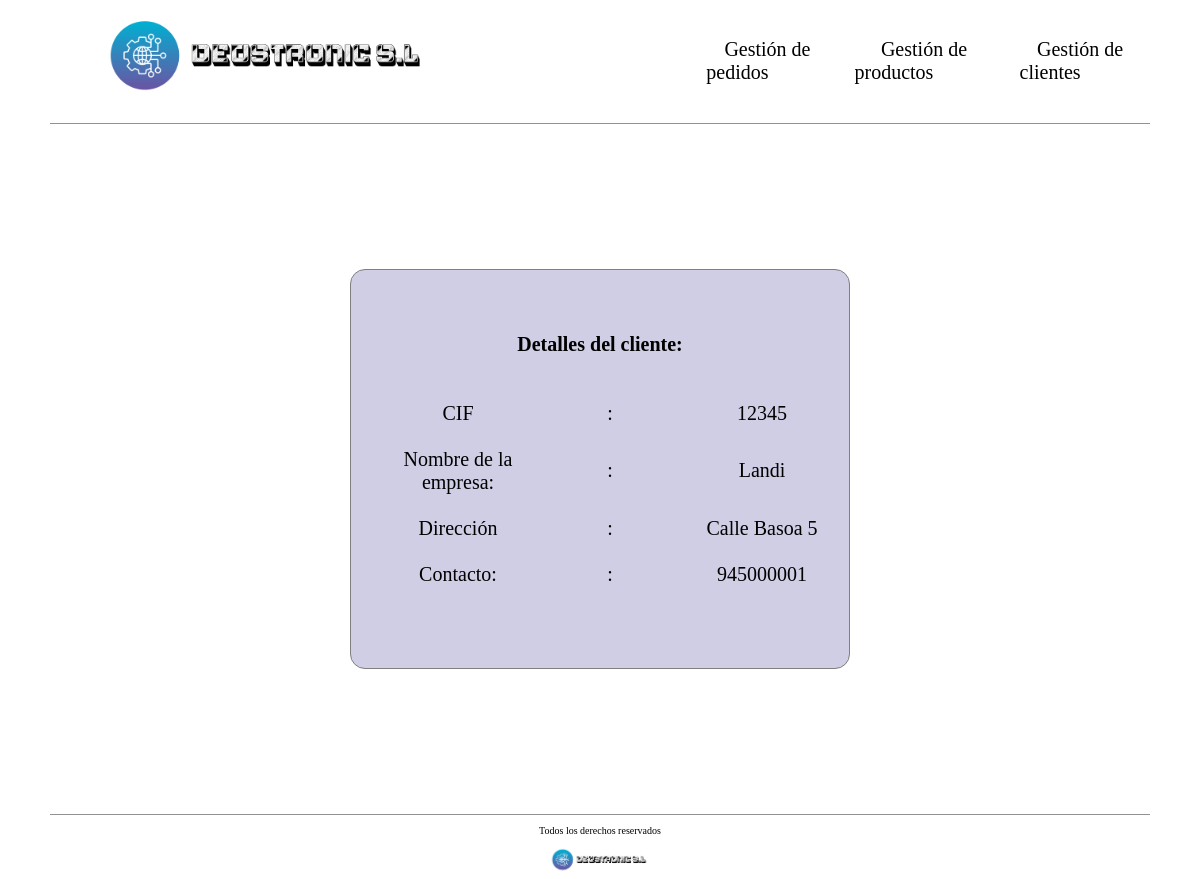
The app's page /deustronic/cliente/12345, older data.
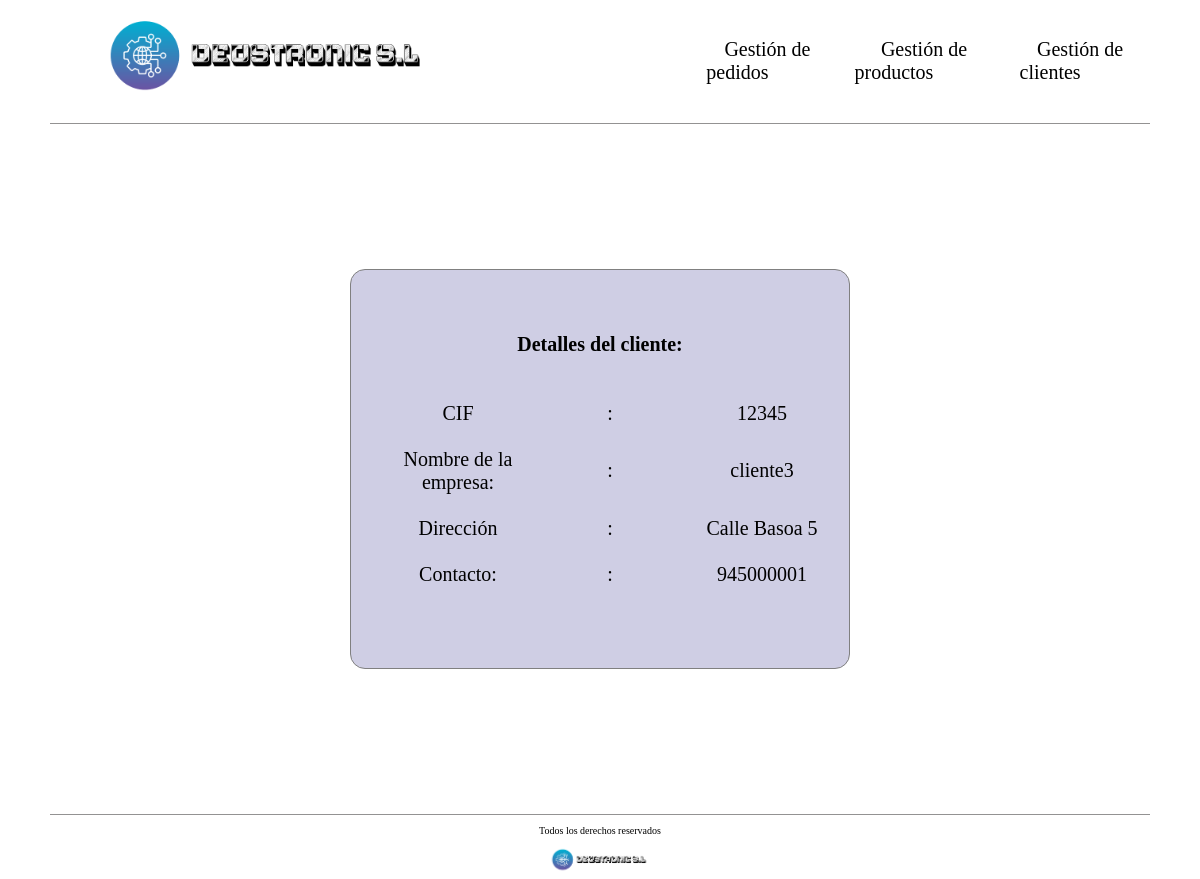
The same page, newer data.
### empresaDjango/models.py (models this page shows, shortened)
class Cliente(models.Model):
    cif = models.CharField(max_length=10) #primary key true
    nombre_empresa = models.CharField(max_length=10)
    direccion = models.CharField(max_length=50)
    contacto = models.CharField(max_length=10)

### empresaDjango/views.py (the view)
# urls.py: path('cliente/<str:cif>', views.detail_cliente, name='detail_cli'),
def detail_cliente(request, cif):
    cliente = get_object_or_404(Cliente, cif=cif)
    context = {
        'cliente': cliente
    }
    return render(request, 'detail_cliente.html', context)

### empresaDjango/templates/detail_cliente.html
{% extends 'base.html' %}
{% load static %}
{% block contenido %}
    <div class="contenedor-principal-detail">
        <div class="contenedor-central">
            <h1>Detalles del cliente:</h1>
            <table class="detalle-clientes">
                <tr>
                    <td>CIF</td>
                    <td>:</td>
                    <td>{{ cliente.cif }}</td>
                </tr>
                <tr>
                    <td>Nombre de la empresa:</td>
                    <td>:</td>
                    <td>{{ cliente.nombre_empresa }}</td>
                </tr>
                <tr>
                    <td>Dirección</td>
                    <td>:</td>
                    <td>{{ cliente.direccion }}</td>
                </tr>
                <tr>
                    <td>Contacto:</td>
                    <td>:</td>
                    <td>{{ cliente.contacto }}</td>
                </tr>
            </table>
        </div>
    </div>
{% endblock %}

Row changes from the older to the newer data that the page shows:
changed Cliente "Calle Basoa 5": nombre_empresa "Landi" → "cliente3"
